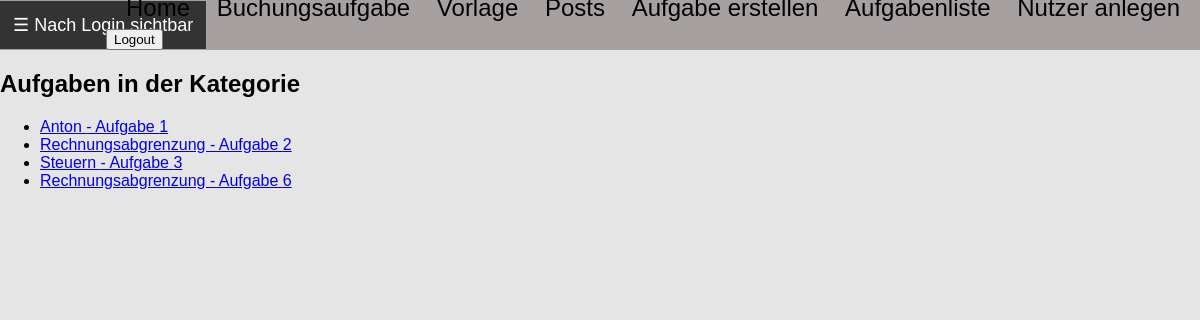
Page /posts/aufgaben/ (signed in) on the earlier database version.
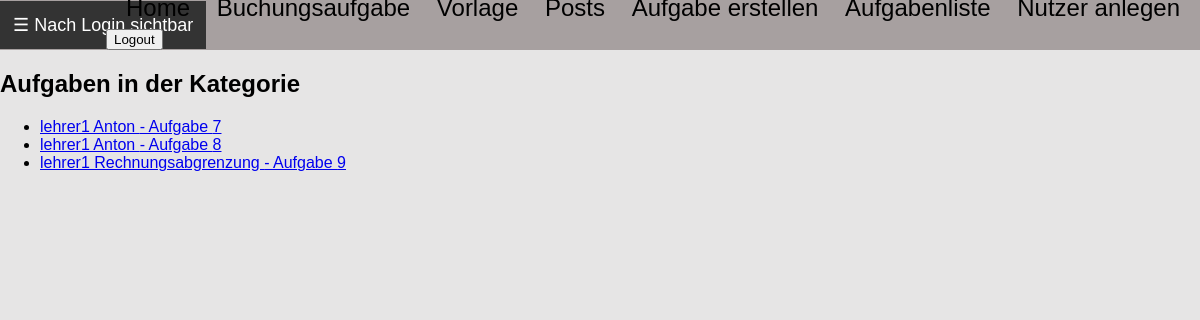
Same page on the later database version.
### posts/models.py (models this page shows)
class Aufgabe(models.Model):
    kategorie = models.ForeignKey(Kategorie, on_delete=models.CASCADE)  # Ändere CharField zu ForeignKey
    aufgabentext = models.TextField()
    loesung_haben = models.JSONField(blank=True, null=True)
    loesung_soll = models.JSONField(blank=True, null=True)
    multiple_choice_antworten = models.JSONField(blank=True, null=True)
    richtige_antwort = models.TextField(blank=True, null=True)
    aufgabentyp = models.CharField(max_length=50, choices=[
        ('buchungssatz', 'Buchungssatz'),
        ('multiple_choice', 'Multiple Choice'),
        ('texteingabe', 'Texteingabe')
    ])
    author = models.ForeignKey(settings.AUTH_USER_MODEL, on_delete=models.CASCADE)
    erstellungsdatum = models.DateTimeField(auto_now_add=True)
    id = models.AutoField(primary_key=True)

class Kategorie(models.Model):
    name = models.CharField(max_length=100, unique=True)
    author = models.ForeignKey(settings.AUTH_USER_MODEL, on_delete=models.CASCADE, limit_choices_to={'role': 'teacher'})
    def __str__(self):
        return self.name

### posts/views.py (the view)
    def _wrapped_view_func(request, *args, **kwargs):
        if request.user.is_authenticated and request.user.role == 'teacher':
            return view_func(request, *args, **kwargs)
        else:
            return HttpResponse(f'Fehlende Berechtigung <br><a href="{reverse("index")}">Zurück zur Startseite</a>')

### posts/views.py (called while the page is built)
def lehrkraft_required(view_func):
    def _wrapped_view_func(request, *args, **kwargs):
        if request.user.is_authenticated and request.user.role == 'teacher':
            return view_func(request, *args, **kwargs)
        else:
            return HttpResponse(f'Fehlende Berechtigung <br><a href="{reverse("index")}">Zurück zur Startseite</a>')
    return _wrapped_view_func

@login_required(login_url="/users/login/")
@lehrkraft_required
def aufgaben_liste(request):
    aufgaben = Aufgabe.objects.filter(author=request.user).order_by('id')  # Aufgaben des Lehrers filtern
    return render(request, 'posts/aufgaben_liste.html', {'aufgaben': aufgaben})

### posts/templates/posts/aufgaben_liste.html (shortened to what this page needs)
{% extends 'vorlage.html' %}
{% block content %}
    <h2>Aufgaben in der Kategorie</h2>
    <ul>
        {% for aufgabe in aufgaben %}
            <li><a href="{% url 'posts:aufgabe_detail' aufgabe.id %}?kategorie={{ kategorie.id }}">{{ aufgabe.kategorie }} - Aufgabe {{ aufgabe.id }}</a></li>
        {% endfor %}
    </ul>
{% endblock %}

### templates/vorlage.html (shortened to what this page needs)
{% load static %}
<!DOCTYPE html>
<html lang="de">
<head>
    <link rel="stylesheet" href="{% static 'css/styles.css' %}">
</head>
<body>
    <div class = "navigation_bar_top">
        {% if user.is_authenticated%}
            <button id="menuButton" class="menu_button">☰ Nach Login sichtbar</button>
        {% endif %}
        <div class = "topbar_text">
            <a class = "menulink" href="{% url 'index' %}">Home</a>
            <a class = "menulink" href="{% url 'posts:buchung_uebersicht' %}">Buchungsaufgabe</a>
            <a class = "menulink" href="{% url 'vorlage' %}">Vorlage</a>
            <a class = "menulink" href="{% url 'posts:list' %}">Posts</a>
            {% if user.is_authenticated %}
                <a class = "menulink" href="{% url 'posts:neue_aufgabe' %}">Aufgabe erstellen</a>
                <a class = "menulink" href="{% url 'posts:aufgaben_liste' %}">Aufgabenliste</a>
                {% if user.role == 'teacher' %}
                    <a class = "menulink" href="{% url 'users:register' %}">Nutzer anlegen</a>
                {% endif %}
                <form class="logout" action="{%url 'users:logout' %}" method = "post">
                    <button class="logout-button" title="User Logout">Logout</button>
                </form>
            {% else %}
                <a class = "menulink" href="{% url 'users:login' %}">Login</a>
                <a class = "menulink" href="{% url 'users:register' %}">Registrierung</a>
            {% endif %}
        </div>
    </div>
    {% block content %}{% endblock %}
</body>
</html>

### static/css/styles.css (style rules this page uses)
body { margin: 0; font-family: Arial, sans-serif; background-color: rgb(230, 229, 229); }
.navigation_bar_top { background-color: rgb(167, 160, 160); height: 50px; position: relative; display: flex; align-items: center; padding: 0 0px; }
.topbar_text { font-size: 24px; display: inline-block; position: absolute; bottom: 0; right: 20px; }
.menulink { color: black; text-decoration: none; margin-left: 20px; }
.menu_button { display:flex; background-color: #333; color: white; border: none; padding: 13px; font-size: 18px; cursor: pointer; }

Differences in the rows shown:
removed Aufgabe: kategorie "Anton", id "1"
removed Aufgabe: kategorie "Rechnungsabgrenzung", id "2"
removed Aufgabe: kategorie "Steuern", id "3"
removed Aufgabe: kategorie "Rechnungsabgrenzung", id "6"
added Aufgabe: kategorie "lehrer1 Anton", id "7"
added Aufgabe: kategorie "lehrer1 Anton", id "8"
added Aufgabe: kategorie "lehrer1 Rechnungsabgrenzung", id "9"
